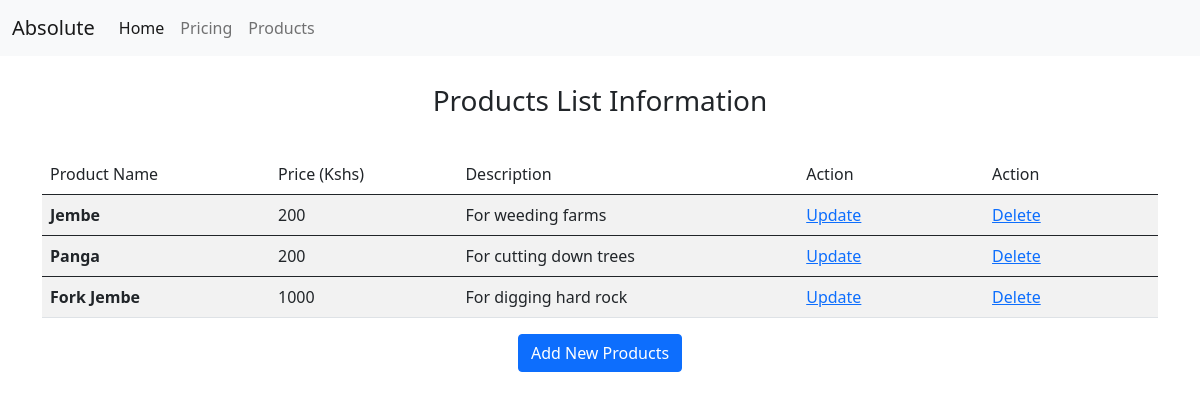
/, run on an earlier commit of the app's database.
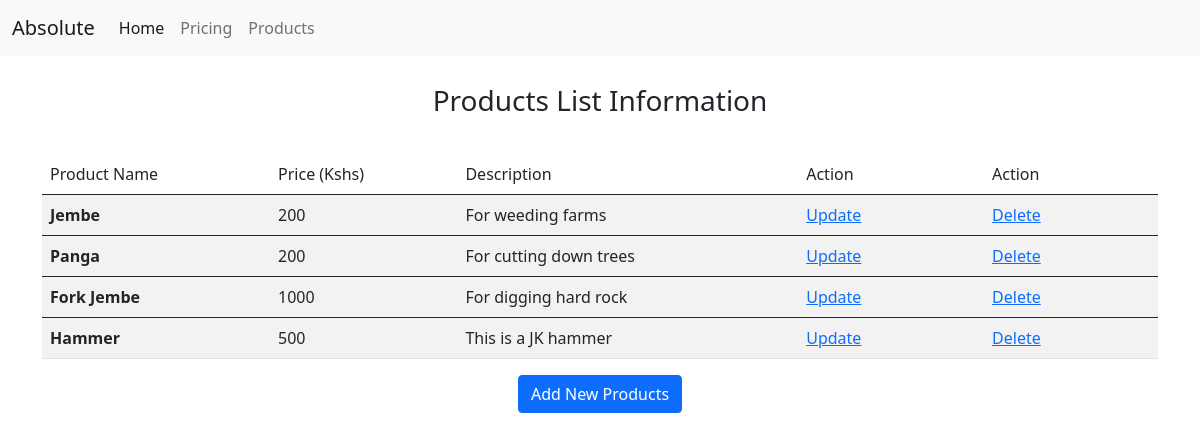
And on a later commit of the database.
### products/models.py (models this page shows, shortened)
class Product(models.Model):
    title = models.CharField(max_length=200)
    description = models.TextField(blank=True, null=True)
    price = models.IntegerField()
    id = models.UUIDField(default=uuid.uuid4, unique=True, primary_key=True, editable=False)

### products/views.py (the view)
# urls.py: path('', home_view, name='home'),
def home_view(request):
    products = Product.objects.all()
    context = {
        'products': products
    }
    return render(request, 'products/index.html', context)

### products/templates/products/index.html (shortened to what this page needs)
{% extends 'base.html' %}
{% block content %}
<h3 style="text-align: center; padding-top: 1em; padding-bottom: 1em;">Products List Information</h3>
<div class="table-responsive">
    <table class="table table-striped">
        <thead>
        <tr>
            <td scope="col">Product Name</td>
            <td scope="col">Price (Kshs)</td>
            <td scope="col">Description</td>
            <td scope="col">Action</td>
            <td scope="col">Action</td>
        </tr>
        </thead>
        <tbody>
        {% for product in products %}
        <tr>
            <th scope="row">{{ product.title }}</th>
            <td>{{ product.price }}</td>
            <td>{{ product.description }}</td>
            <td><a style="margin-right: 30px;" href="{% url 'update-product' product.id %}">Update</a></td>
            <td><a style="margin-right: 30px;" href="{% url 'delete-product' product.id %}">Delete</a></td>
        </tr>
        </tbody>
        {% endfor %}
    </table>
</div>
<div class="text-center">
    <a href="{% url 'create-product' %}"><button type="button" class="btn btn-primary">Add New Products</button></a>
</div>
{% endblock content %}

What changed in the data, as far as the page shows it:
added Product: title "Hammer", price "500", description "This is a JK hammer"
